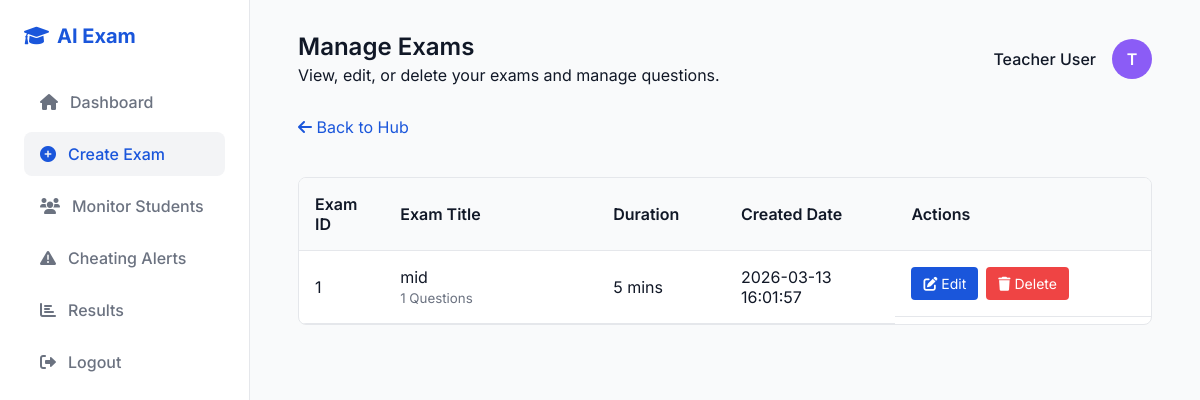
The page /teacher/manage_exams (signed in) on the database as committed earlier.
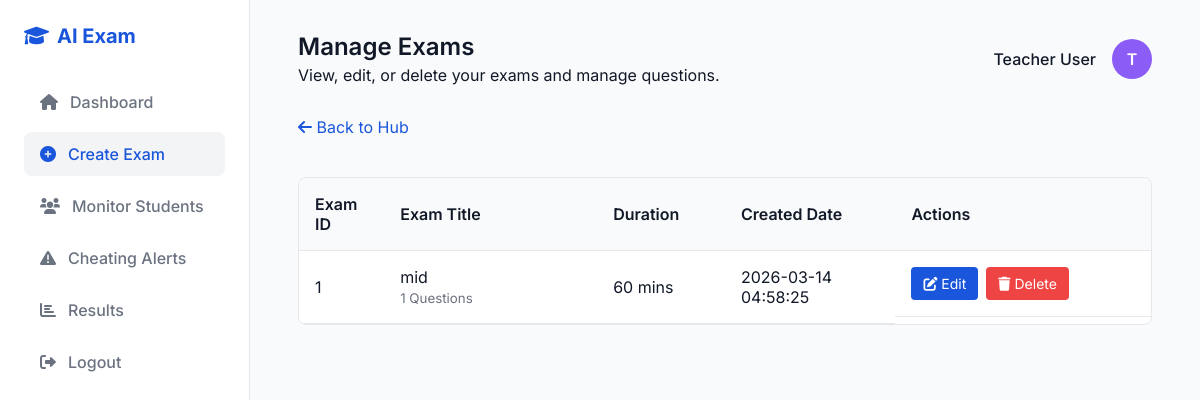
The same page on the database as committed later.
### tables this page shows
CREATE TABLE exams (
            id INTEGER PRIMARY KEY AUTOINCREMENT,
            exam_name TEXT NOT NULL,
            duration INTEGER NOT NULL,
            created_date DATETIME DEFAULT CURRENT_TIMESTAMP,
            created_by INTEGER NOT NULL,
            FOREIGN KEY (created_by) REFERENCES users (id)
        );

### app.py (the view)
@app.route('/teacher/manage_exams')
def manage_exams():
    if session.get('role') != 'teacher':
        return redirect(url_for('login'))
    conn = get_db_connection()
    exams = conn.execute('''
        SELECT e.*,
               (SELECT COUNT(*) FROM questions q WHERE q.exam_id = e.id) as question_count
        FROM exams e
        WHERE e.created_by = ?
    ''', (session['user_id'],)).fetchall()
    conn.close()
    return render_template('manage_exams.html', exams=exams)

### app.py (called while the page is built)
def get_db_connection():
    conn = sqlite3.connect(DATABASE)
    conn.row_factory = sqlite3.Row
    return conn

### templates/manage_exams.html (shortened to what the changed rows need)
<!DOCTYPE html>
<html lang="en">
<head>
    <link rel="stylesheet" href="{{ url_for('static', filename='style.css') }}">
    <link href="https://cdnjs.cloudflare.com/ajax/libs/font-awesome/6.0.0/css/all.min.css" rel="stylesheet">
</head>
<body>
    <div class="dashboard-layout">
        <main class="main-content">
            <div class="table-container">
                <table class="data-table">
                    <thead>
                        <tr>
                            <th style="width: 10%;">Exam ID</th>
                            <th style="width: 25%;">Exam Title</th>
                            <th style="width: 15%;">Duration</th>
                            <th style="width: 20%;">Created Date</th>
                            <th style="width: 30%;">Actions</th>
                        </tr>
                    </thead>
                    <tbody>
                        {% if exams %}
                            {% for exam in exams %}
                            <tr>
                                <td>{{ exam.id }}</td>
                                <td>{{ exam.exam_name }}<br><small style="color: var(--text-muted);">{{ exam.question_count }} Questions</small></td>
                                <td>{{ exam.duration }} mins</td>
                                <td>{{ exam.created_date if exam.created_date else 'N/A' }}</td>
                                <td class="actions-col">
                                    <a href="{{ url_for('manage_questions', exam_id=exam.id) }}" class="btn-action btn-edit" title="Manage Questions">
                                        <i class="fas fa-edit"></i> Edit
                                    </a>
                                    <form action="{{ url_for('delete_exam', exam_id=exam.id) }}" method="POST" onsubmit="return confirm('Are you sure you want to delete this exam and ALL its questions? This action cannot be undone.');" style="margin: 0;">
                                        <button type="submit" class="btn-action btn-delete" title="Delete Exam">
                                            <i class="fas fa-trash"></i> Delete
                                        </button>
                                    </form>
                                </td>
                            </tr>
                            {% endfor %}
                        {% else %}
                            <tr>
                                <td colspan="5" style="padding: 2rem; text-align: center; color: var(--text-muted);">No exams found. Create an exam first.</td>
                            </tr>
                        {% endif %}
                    </tbody>
                </table>
            </div>
        </main>
    </div>
</body>
</html>

Rows that differ between the two databases and show on the page:
changed exams "mid": duration "5" → "60"; created_date "2026-03-13 16:01:57" → "2026-03-14 04:58:25"
